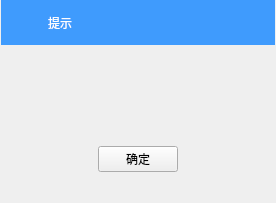
<?xml version="1.0" encoding="UTF-8"?>
<ui version="4.0">
 <class>FormInform</class>
 <widget class="QWidget" name="FormInform">
  <property name="geometry">
   <rect>
    <x>0</x>
    <y>0</y>
    <width>276</width>
    <height>203</height>
   </rect>
  </property>
  <property name="windowTitle">
   <string>FormInform</string>
  </property>
  <property name="styleSheet">
   <string notr="true">
QWidget#FormInform{
	background-color: rgb(63, 155, 253);
}
;


font: 10pt &quot;微软雅黑&quot;;
color: rgb(59, 59, 59);
</string>
  </property>
  <layout class="QVBoxLayout" name="verticalLayout_3">
   <property name="spacing">
    <number>0</number>
   </property>
   <property name="leftMargin">
    <number>1</number>
   </property>
   <property name="topMargin">
    <number>0</number>
   </property>
   <property name="rightMargin">
    <number>1</number>
   </property>
   <property name="bottomMargin">
    <number>1</number>
   </property>
   <item>
    <widget class="QWidget" name="widgetTitle" native="true">
     <property name="minimumSize">
      <size>
       <width>0</width>
       <height>45</height>
      </size>
     </property>
     <property name="maximumSize">
      <size>
       <width>16777215</width>
       <height>45</height>
      </size>
     </property>
     <property name="styleSheet">
      <string notr="true">background-color: rgb(63, 155, 253);</string>
     </property>
     <layout class="QHBoxLayout" name="horizontalLayout_4" stretch="0,1,0">
      <item>
       <widget class="QLabel" name="label_14">
        <property name="minimumSize">
         <size>
          <width>30</width>
          <height>0</height>
         </size>
        </property>
        <property name="styleSheet">
         <string notr="true">image: url(:/icon/logo.png);</string>
        </property>
        <property name="text">
         <string/>
        </property>
       </widget>
      </item>
      <item>
       <widget class="QLabel" name="labelTip_2">
        <property name="styleSheet">
         <string notr="true">font: 12pt &quot;微软雅黑&quot;;
color: rgb(254, 254, 254);</string>
        </property>
        <property name="text">
         <string>提示</string>
        </property>
       </widget>
      </item>
      <item>
       <widget class="QPushButton" name="pushButtonClose">
        <property name="minimumSize">
         <size>
          <width>30</width>
          <height>30</height>
         </size>
        </property>
        <property name="maximumSize">
         <size>
          <width>30</width>
          <height>30</height>
         </size>
        </property>
        <property name="styleSheet">
         <string notr="true">background-image: url(:/icon/logo/close1.png);</string>
        </property>
        <property name="text">
         <string/>
        </property>
        <property name="flat">
         <bool>true</bool>
        </property>
       </widget>
      </item>
     </layout>
    </widget>
   </item>
   <item>
    <widget class="QWidget" name="widgetCenter" native="true">
     <property name="styleSheet">
      <string notr="true">
QWidget#widgetCenter{
    background-color: rgb(255, 255, 255);
};
</string>
     </property>
     <layout class="QVBoxLayout" name="verticalLayout_2">
      <property name="leftMargin">
       <number>20</number>
      </property>
      <property name="topMargin">
       <number>20</number>
      </property>
      <property name="rightMargin">
       <number>20</number>
      </property>
      <property name="bottomMargin">
       <number>30</number>
      </property>
      <item>
       <layout class="QVBoxLayout" name="verticalLayout">
        <item>
         <widget class="QLabel" name="labelTip">
          <property name="styleSheet">
           <string notr="true">color: rgb(255, 0, 0);</string>
          </property>
          <property name="text">
           <string/>
          </property>
         </widget>
        </item>
        <item>
         <layout class="QHBoxLayout" name="horizontalLayout">
          <item>
           <widget class="QPushButton" name="pushButtonOK">
            <property name="maximumSize">
             <size>
              <width>80</width>
              <height>16777215</height>
             </size>
            </property>
            <property name="styleSheet">
             <string notr="true">QPushButton {
      border-radius: 3px;
      color:white;
      background-color: rgb(63, 155, 253);
      min-width: 80px;
      min-height: 25px;
  };</string>
            </property>
            <property name="text">
             <string>确定</string>
            </property>
           </widget>
          </item>
         </layout>
        </item>
       </layout>
      </item>
     </layout>
    </widget>
   </item>
  </layout>
 </widget>
 <layoutdefault spacing="6" margin="11"/>
 <resources>
  <include location="KeyRecorder.qrc"/>
 </resources>
 <connections/>
</ui>
